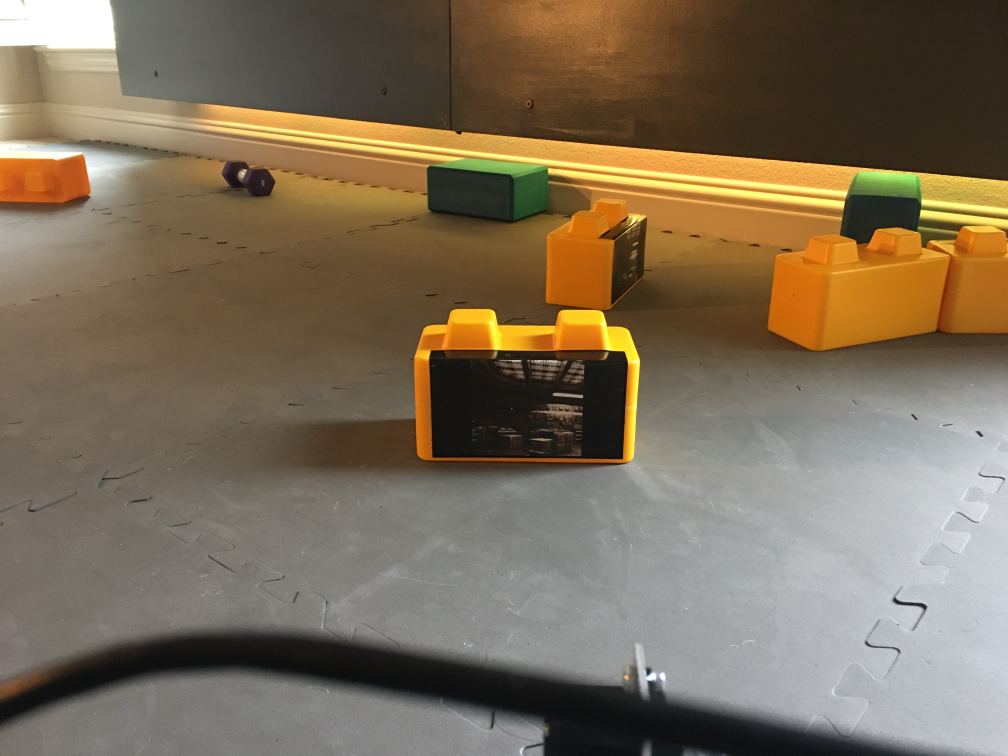
#> input picture notebook/IMG_4272.JPG, 4032 x 3024 px, given in place of the camera (shown at 1/4 size)
$ jupyter execute FRC.ipynb   (older library calls are emulated)
#> lines starting #> are read from the running program, lines starting #| are printed output that depends on the picture; after the words box and inside, x2 and y2 are one past the last pixel; in counts of white or black regions, pixels touching at a corner belong together
[cell 1]
import matplotlib.pyplot as plt
import matplotlib.image as mpimg
import numpy as np
import os
import pickle
import cv2
import glob

VIDEO_MODE = True
OUTPUT_IMG_DIR="./"

#Global
IMAGE_SIZE = 480

[cell 2]
#Do gaussian blur
def gaussian_blur(img, kernel_size):
    """Applies a Gaussian Noise kernel"""
    return cv2.GaussianBlur(img, (kernel_size, kernel_size), 0)

[cell 3]
# plot input vs output side by side
# note that imshow expects rgb img

# [14 lines left out: function plot_two_img, not called in this run]

[cell 4]
def rescale_frame(frame, width=640):
#    print(frame.shape[1],frame.shape[0])
    ratio = width * 1.0 / frame.shape[1]
    height = int(frame.shape[0] * ratio)
    dim = (width, height)

    return cv2.resize(frame, dim, interpolation =cv2.INTER_AREA)


# [6 lines left out: function crop_binary_img, not called in this run]

[cell 5]
# Define a function to return the magnitude of the gradient
# for a given sobel kernel size and threshold values
def mag_thresh(gray_img, sobel_kernel=3, thresh=(0, 255)):

    #print("mag_thresh input:",thresh)

    # Take both Sobel x and y gradients
    sobelx = cv2.Sobel(gray_img, cv2.CV_64F, 1, 0, ksize=sobel_kernel)
    sobely = cv2.Sobel(gray_img, cv2.CV_64F, 0, 1, ksize=sobel_kernel)

    # Calculate the gradient magnitude
    gradmag = np.sqrt(sobelx**2 + sobely**2)
    # Rescale to 8 bit
    scale_factor = np.max(gradmag)/255
    gradmag = (gradmag/scale_factor).astype(np.uint8)
    # Create a binary image of ones where threshold is met, zeros otherwise
    mag_binary = np.zeros_like(gradmag)
    mag_binary[(gradmag >= thresh[0]) & (gradmag <= thresh[1])] = 1


    # Return the binary image
    return mag_binary


def hsv_thresh(hsv_img, h_thresh=(0,180), s_thresh=(0,255), v_thresh=(0,255)):
    h_channel = hsv_img[:,:,0]
    s_channel = hsv_img[:,:,1]
    v_channel = hsv_img[:,:,2]


    # Threshold color channel
    o_binary = np.zeros_like(h_channel)
    o_binary[
        (h_channel >= h_thresh[0]) & (h_channel <= h_thresh[1]) &  \
        (s_channel >= s_thresh[0]) & (s_channel <= s_thresh[1]) & \
        (v_channel >= v_thresh[0]) & (v_channel <= v_thresh[1]) \
              ] = 1

    return o_binary

# a larger kernel size make it smoother
# [37 lines left out: function combined_thresh, not called in this run]
    #return mag_binary_blur
    #return v_binary

[cell 6]
# [8 lines left out: function run_convert, not called in this run]
    #return combined_thresh(hsv_img, h_thresh=(26,34),s_thresh=(100, 255), v_thresh=(100,255))


def make_white(orig_img):
    ret,thresh1 = cv2.threshold(orig_img,0,255,cv2.THRESH_BINARY)
    return thresh1


def show_webcam(mirror=False):
#> called with mirror = False
    cam = cv2.VideoCapture(0)
    while True:
        ret_val, img = cam.read()
#> img is the input picture: shape (3024, 4032, 3); mean B, G, R 88.4, 109.5, 124.4

        if mirror:
            img = cv2.flip(img, 1)

        #crop the image
        img = rescale_frame(img, IMAGE_SIZE)

        #run hsv
        hsv_img = cv2.cvtColor(img, cv2.COLOR_BGR2HSV)
#> hsv_img: shape (360, 480, 3); mean H, S, V 35.7, 76.9, 125.9


        #------------------------------------------------------------------------------

        ksize=31
        magitude_thresh=(60, 255)
        dir_thresh=(0, np.pi/2)
        #h_thresh=(26,34)
        #s_thresh=(100, 255)
        #v_thresh=(100,255)
        h_thresh=(20,40)
        s_thresh=(80, 255)
        v_thresh=(80,255)
        subject=""
        #-----
        one_channel = hsv_img[:,:,1]  # shape (640,480), S-channel
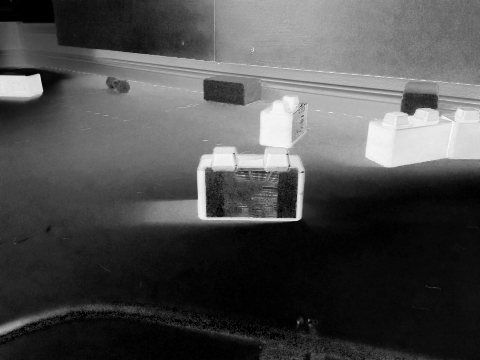
#> one_channel: shape (360, 480); min 0, max 250, mean 76.9


        # Define a kernel size for Gaussian smoothing / blurring
        # Kernel Must be an odd number (3, 5, 7...)
        #one_channel = gaussian_blur(one_channel, 19)

        mag_binary = mag_thresh(one_channel, sobel_kernel=ksize, thresh=magitude_thresh)
#> in mag_thresh, `sobelx = cv2.Sobel(gray_img, cv2.CV_64F, 1, 0, ksize=sobel_kernel)`:
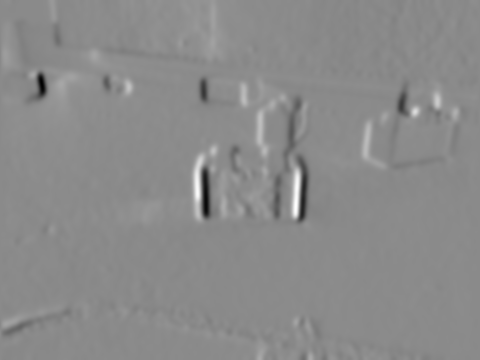
#> sobelx: shape (360, 480) float64; min -1.7e+19, max 1.42e+19, mean 2.19e+16; drawn with min black and max white
#> in mag_thresh, `sobely = cv2.Sobel(gray_img, cv2.CV_64F, 0, 1, ksize=sobel_kernel)`:
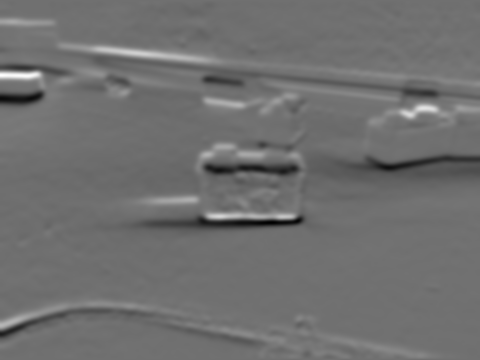
#> sobely: shape (360, 480) float64; min -1.39e+19, max 1.75e+19, mean -1.2e+17; drawn with min black and max white
#> in mag_thresh, `gradmag = np.sqrt(sobelx**2 + sobely**2)`:
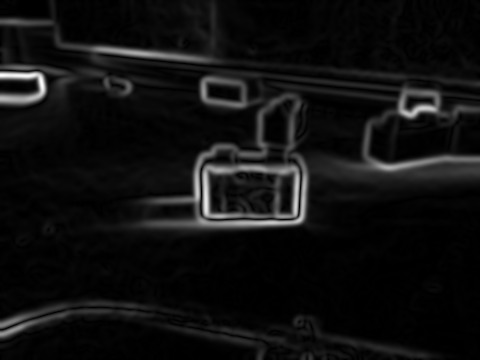
#> gradmag: shape (360, 480) float64; min 0, max 1.75e+19, mean 1.12e+18; drawn with min black and max white
#> in mag_thresh, `scale_factor = np.max(gradmag)/255`: scale_factor = 6.86e+16
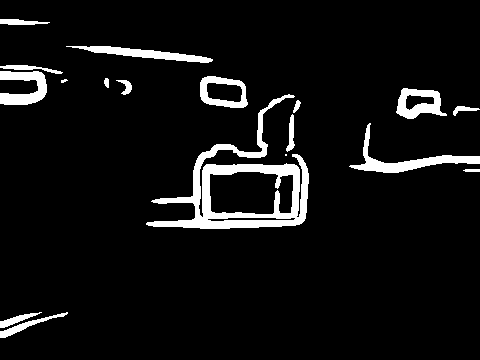
#> mag_binary: shape (360, 480); values 0 (black) and 1 (white), 6.7% white; 18 white regions (2 under 20 px), largest, box (x1, y1, x2, y2) and area: (146, 94, 309, 229) 5228, (349, 123, 480, 173) 1277, (0, 71, 47, 105) 964
        mag_binary_blur = gaussian_blur(mag_binary, 13)
#> in gaussian_blur, `return cv2.GaussianBlur(img, (kernel_size, kernel_size), 0)`: returned value: shape (360, 480); values 0 (black) and 1 (white), 6.6% white; 15 white regions (3 under 20 px), largest, box (x1, y1, x2, y2) and area: (149, 95, 309, 229) 5497, (353, 127, 480, 173) 1244, (0, 65, 47, 105) 1181

        #plot_two_img(left_img=mag_binary, right_img=mag_binary_blur, left_cmap="gray", right_cmap="gray",  left_title="mag bin", right_title="mag bin blur")


        # apply color
        v_binary = hsv_thresh(hsv_img, h_thresh, s_thresh, v_thresh )
#> in hsv_thresh, `h_channel = hsv_img[:,:,0]`:
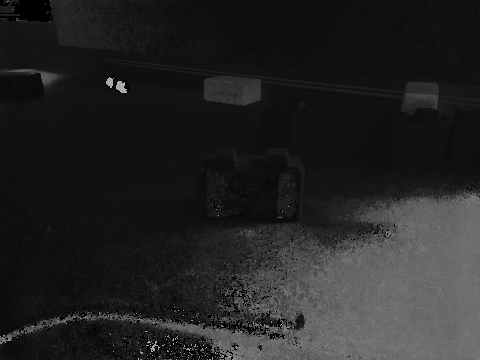
#> h_channel: shape (360, 480); min 0, max 178, mean 35.7
#> in hsv_thresh, `v_channel = hsv_img[:,:,2]`:
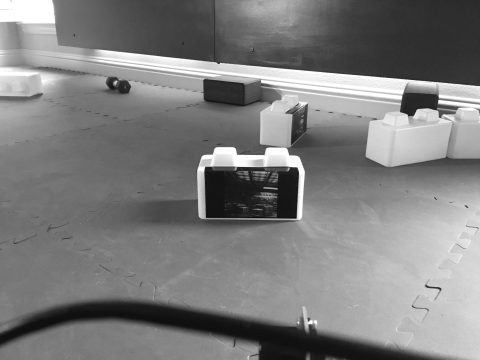
#> v_channel: shape (360, 480); min 14, max 255, mean 125.9
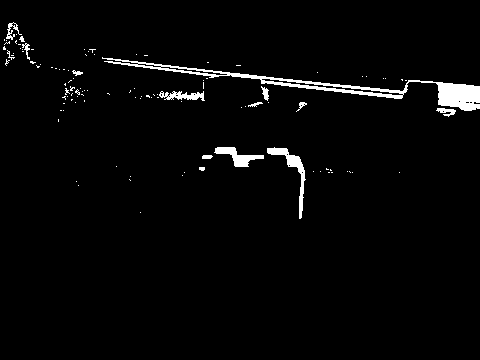
#> v_binary: shape (360, 480); values 0 (black) and 1 (white), 2.7% white; 111 white regions (96 under 20 px), largest, box (x1, y1, x2, y2) and area: (102, 57, 480, 111) 2616, (267, 147, 306, 219) 520, (214, 147, 264, 167) 406
        v_binary_blur = gaussian_blur(v_binary, 33)
#> call 2 of gaussian_blur, with kernel_size = 33
#> in gaussian_blur (call 2), `return cv2.GaussianBlur(img, (kernel_size, kernel_size), 0)`:
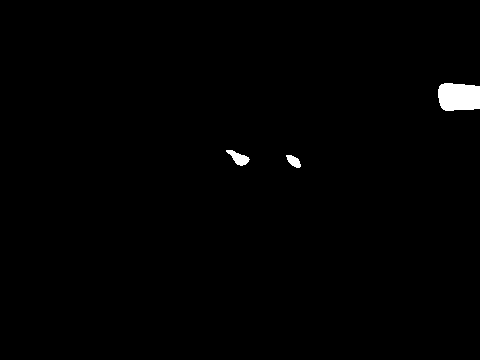
#> returned value: shape (360, 480); values 0 (black) and 1 (white), 0.79% white; 3 white regions, box (x1, y1, x2, y2) and area: (438, 83, 480, 111) 1050, (226, 150, 250, 166) 191, (286, 155, 301, 168) 120

        combined_with_color = np.zeros_like(mag_binary)
        combined_with_color[(v_binary_blur == 1) & (mag_binary_blur == 1)] = 1
        #--------------------------------------------------------------------------------------
        im2,contours,hierarchy = cv2.findContours(combined_with_color, cv2.RETR_CCOMP, cv2.CHAIN_APPROX_SIMPLE)

        for cnt in contours:
            #print(cnt)

            # approximate contour
            (x,y),radius = cv2.minEnclosingCircle(cnt)

            center = (int(x),int(y))
            radius = int(radius)

            if radius < 10:
                continue
            cv2.circle(img,center,radius,(0,255,0),2)


        #-----
        cv2.imshow('normal', img)


        cv2.imshow('mag_binary_blur',make_white(mag_binary_blur))
        cv2.imshow('combined_with_color',make_white(combined_with_color))
#> in make_white (call 2), `ret,thresh1 = cv2.threshold(orig_img,0,255,cv2.THRESH_BINARY)`:
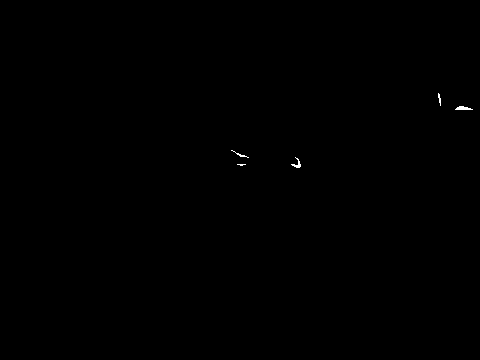
#> thresh1: shape (360, 480); 0.09% white in thin lines or dots, all inside (x1, y1, x2, y2) = (231, 93, 473, 168)


        if cv2.waitKey(1) == 27:
#> (key Esc is pressed here)
            break  # esc to quit
    cv2.destroyAllWindows()

show_webcam();

[cell 7]
# below is a tool to see how to find the right yellow is HSV space
#BGR
yellow = np.uint8([[[0,255,255 ]]])
hsv_yellow = cv2.cvtColor(yellow,cv2.COLOR_BGR2HSV)
#> hsv_yellow = [[30, 255, 255]]
print (hsv_yellow)
#| [[[ 30 255 255]]]

$ run again, on notebook/frc_ball.jpg
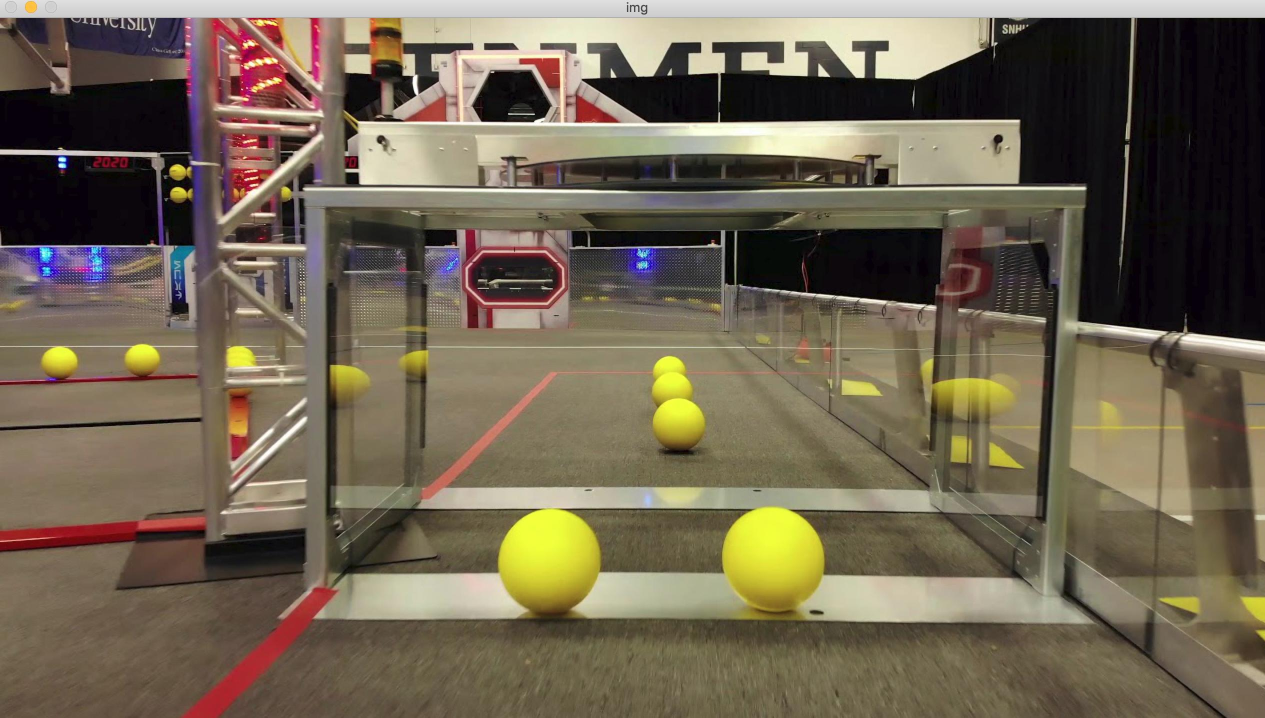
#> input picture notebook/frc_ball.jpg, 2530 x 1436 px, given in place of the camera (shown at 1/2 size)
#> in show_webcam, img is the input picture: shape (1436, 2530, 3); mean B, G, R 82, 100.8, 112.2
#> hsv_img: shape (272, 480, 3); mean H, S, V 41.5, 79.5, 113.5
#> in mag_thresh, `gradmag = np.sqrt(sobelx**2 + sobely**2)`:
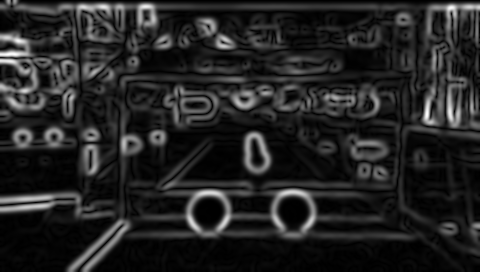
#> gradmag: shape (272, 480) float64; min 0, max 1.57e+19, mean 2.23e+18; drawn with min black and max white
#> scale_factor = 6.15e+16
#> mag_binary: shape (272, 480); values 0 (black) and 1 (white), 19.6% white; 102 white regions (25 under 20 px), largest, box (x1, y1, x2, y2) and area: (0, 32, 79, 117) 3105, (147, 188, 356, 239) 3010, (12, 0, 188, 43) 2315
#> v_binary: shape (272, 480); values 0 (black) and 1 (white), 17.7% white; 342 white regions (291 under 20 px), largest, box (x1, y1, x2, y2) and area: (140, 191, 395, 272) 11877, (236, 134, 347, 190) 1953, (400, 169, 480, 251) 1910
#> thresh1: shape (272, 480); 18.6% white; 61 white regions (13 under 20 px), largest, box (x1, y1, x2, y2) and area: (0, 32, 115, 117) 3762, (0, 0, 163, 43) 2424, (413, 68, 467, 132) 1678
#> in make_white (call 2), `ret,thresh1 = cv2.threshold(orig_img,0,255,cv2.THRESH_BINARY)`:
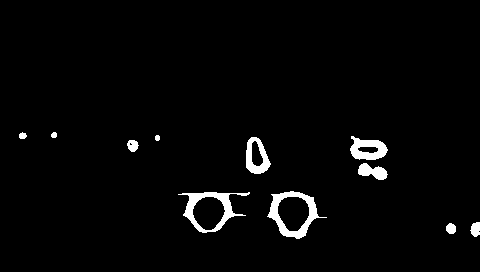
#> thresh1: shape (272, 480); 2.7% white; 11 white regions, largest, box (x1, y1, x2, y2) and area: (267, 191, 327, 239) 899, (178, 192, 250, 233) 852, (350, 136, 388, 160) 556
#> hsv_yellow = [[30, 255, 255]]
#| [[[ 30 255 255]]]
